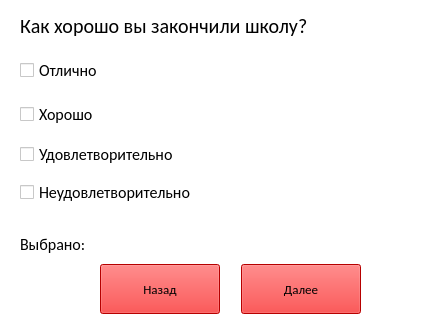
<?xml version="1.0" encoding="UTF-8"?>
<ui version="4.0">
 <class>MainWindow</class>
 <widget class="QMainWindow" name="MainWindow">
  <property name="geometry">
   <rect>
    <x>0</x>
    <y>0</y>
    <width>446</width>
    <height>319</height>
   </rect>
  </property>
  <property name="minimumSize">
   <size>
    <width>446</width>
    <height>319</height>
   </size>
  </property>
  <property name="maximumSize">
   <size>
    <width>446</width>
    <height>319</height>
   </size>
  </property>
  <property name="windowTitle">
   <string>MainWindow</string>
  </property>
  <property name="styleSheet">
   <string notr="true">background-color: rgb(255, 255, 255);</string>
  </property>
  <widget class="QWidget" name="centralwidget">
   <widget class="QPushButton" name="btn_next_2">
    <property name="geometry">
     <rect>
      <x>531</x>
      <y>414</y>
      <width>120</width>
      <height>50</height>
     </rect>
    </property>
    <property name="font">
     <font>
      <family>Segoe Print</family>
      <pointsize>10</pointsize>
      <weight>50</weight>
      <italic>false</italic>
      <bold>false</bold>
     </font>
    </property>
    <property name="styleSheet">
     <string notr="true">background-color: rgb(0, 255, 0);
color: rgb(0, 0, 0);
font: 10pt &quot;Segoe Print&quot;;</string>
    </property>
    <property name="text">
     <string>Завершить</string>
    </property>
   </widget>
   <widget class="QLabel" name="label_selected_2">
    <property name="geometry">
     <rect>
      <x>310</x>
      <y>384</y>
      <width>311</width>
      <height>21</height>
     </rect>
    </property>
    <property name="font">
     <font>
      <family>Segoe Print</family>
      <pointsize>12</pointsize>
      <weight>50</weight>
      <italic>false</italic>
      <bold>false</bold>
     </font>
    </property>
    <property name="styleSheet">
     <string notr="true">font: 12pt &quot;Segoe Print&quot;;</string>
    </property>
    <property name="text">
     <string>Выбрано:</string>
    </property>
   </widget>
   <widget class="QLabel" name="label_img_2">
    <property name="geometry">
     <rect>
      <x>570</x>
      <y>224</y>
      <width>161</width>
      <height>131</height>
     </rect>
    </property>
    <property name="text">
     <string/>
    </property>
   </widget>
   <widget class="QPushButton" name="btn_back_2">
    <property name="geometry">
     <rect>
      <x>390</x>
      <y>414</y>
      <width>120</width>
      <height>50</height>
     </rect>
    </property>
    <property name="font">
     <font>
      <family>Segoe Print</family>
      <pointsize>10</pointsize>
      <weight>50</weight>
      <italic>false</italic>
      <bold>false</bold>
     </font>
    </property>
    <property name="styleSheet">
     <string notr="true">font: 10pt &quot;Segoe Print&quot;;
background-color: rgb(0, 0, 255);
color: rgb(255, 255, 255);</string>
    </property>
    <property name="text">
     <string>Назад</string>
    </property>
   </widget>
   <widget class="QPushButton" name="btn_next">
    <property name="geometry">
     <rect>
      <x>241</x>
      <y>264</y>
      <width>120</width>
      <height>50</height>
     </rect>
    </property>
    <property name="font">
     <font>
      <family>Calibri</family>
      <pointsize>10</pointsize>
      <weight>50</weight>
      <italic>false</italic>
      <bold>false</bold>
     </font>
    </property>
    <property name="styleSheet">
     <string notr="true">color: rgb(0, 0, 0);
background-color:rgb(255, 0, 0);</string>
    </property>
    <property name="text">
     <string>Далее</string>
    </property>
   </widget>
   <widget class="QCheckBox" name="checkBox_2">
    <property name="geometry">
     <rect>
      <x>20</x>
      <y>104</y>
      <width>201</width>
      <height>21</height>
     </rect>
    </property>
    <property name="font">
     <font>
      <family>Calibri</family>
      <pointsize>12</pointsize>
      <weight>50</weight>
      <italic>false</italic>
      <bold>false</bold>
     </font>
    </property>
    <property name="styleSheet">
     <string notr="true">font: 12pt &quot;Calibri&quot;;</string>
    </property>
    <property name="text">
     <string>Хорошо</string>
    </property>
   </widget>
   <widget class="QCheckBox" name="checkBox_4">
    <property name="geometry">
     <rect>
      <x>20</x>
      <y>184</y>
      <width>201</width>
      <height>17</height>
     </rect>
    </property>
    <property name="font">
     <font>
      <family>Calibri</family>
      <pointsize>12</pointsize>
      <weight>50</weight>
      <italic>false</italic>
      <bold>false</bold>
     </font>
    </property>
    <property name="styleSheet">
     <string notr="true">font: 12pt &quot;Calibri&quot;;</string>
    </property>
    <property name="text">
     <string>Неудовлетворительно</string>
    </property>
   </widget>
   <widget class="QLabel" name="label_task">
    <property name="geometry">
     <rect>
      <x>20</x>
      <y>10</y>
      <width>351</width>
      <height>31</height>
     </rect>
    </property>
    <property name="font">
     <font>
      <family>Calibri</family>
      <pointsize>15</pointsize>
      <weight>50</weight>
      <italic>false</italic>
      <bold>false</bold>
     </font>
    </property>
    <property name="styleSheet">
     <string notr="true">font: 15pt &quot;Calibri&quot;;</string>
    </property>
    <property name="text">
     <string>Как хорошо вы закончили школу?</string>
    </property>
   </widget>
   <widget class="QLabel" name="label_selected">
    <property name="geometry">
     <rect>
      <x>20</x>
      <y>234</y>
      <width>311</width>
      <height>21</height>
     </rect>
    </property>
    <property name="font">
     <font>
      <family>Calibri</family>
      <pointsize>12</pointsize>
      <weight>50</weight>
      <italic>false</italic>
      <bold>false</bold>
     </font>
    </property>
    <property name="styleSheet">
     <string notr="true">font: 12pt &quot;Calibri&quot;;</string>
    </property>
    <property name="text">
     <string>Выбрано:</string>
    </property>
   </widget>
   <widget class="QLabel" name="label_img">
    <property name="geometry">
     <rect>
      <x>280</x>
      <y>74</y>
      <width>161</width>
      <height>131</height>
     </rect>
    </property>
    <property name="font">
     <font>
      <family>Calibri</family>
     </font>
    </property>
    <property name="text">
     <string/>
    </property>
   </widget>
   <widget class="QCheckBox" name="checkBox_3">
    <property name="geometry">
     <rect>
      <x>20</x>
      <y>144</y>
      <width>201</width>
      <height>21</height>
     </rect>
    </property>
    <property name="font">
     <font>
      <family>Calibri</family>
      <pointsize>12</pointsize>
      <weight>50</weight>
      <italic>false</italic>
      <bold>false</bold>
     </font>
    </property>
    <property name="styleSheet">
     <string notr="true">font: 12pt &quot;Calibri&quot;;</string>
    </property>
    <property name="text">
     <string>Удовлетворительно</string>
    </property>
   </widget>
   <widget class="QPushButton" name="btn_back">
    <property name="geometry">
     <rect>
      <x>100</x>
      <y>264</y>
      <width>120</width>
      <height>50</height>
     </rect>
    </property>
    <property name="font">
     <font>
      <family>Calibri</family>
      <pointsize>10</pointsize>
      <weight>50</weight>
      <italic>false</italic>
      <bold>false</bold>
     </font>
    </property>
    <property name="styleSheet">
     <string notr="true">color: rgb(0, 0, 0);
background-color:rgb(255, 0, 0);</string>
    </property>
    <property name="text">
     <string>Назад</string>
    </property>
   </widget>
   <widget class="QCheckBox" name="checkBox_1">
    <property name="geometry">
     <rect>
      <x>20</x>
      <y>60</y>
      <width>211</width>
      <height>21</height>
     </rect>
    </property>
    <property name="font">
     <font>
      <family>Calibri</family>
      <pointsize>12</pointsize>
      <weight>50</weight>
      <italic>false</italic>
      <bold>false</bold>
     </font>
    </property>
    <property name="styleSheet">
     <string notr="true">font: 12pt &quot;Calibri&quot;;</string>
    </property>
    <property name="text">
     <string>Отлично</string>
    </property>
    <property name="checked">
     <bool>false</bool>
    </property>
   </widget>
  </widget>
 </widget>
 <resources/>
 <connections/>
</ui>
